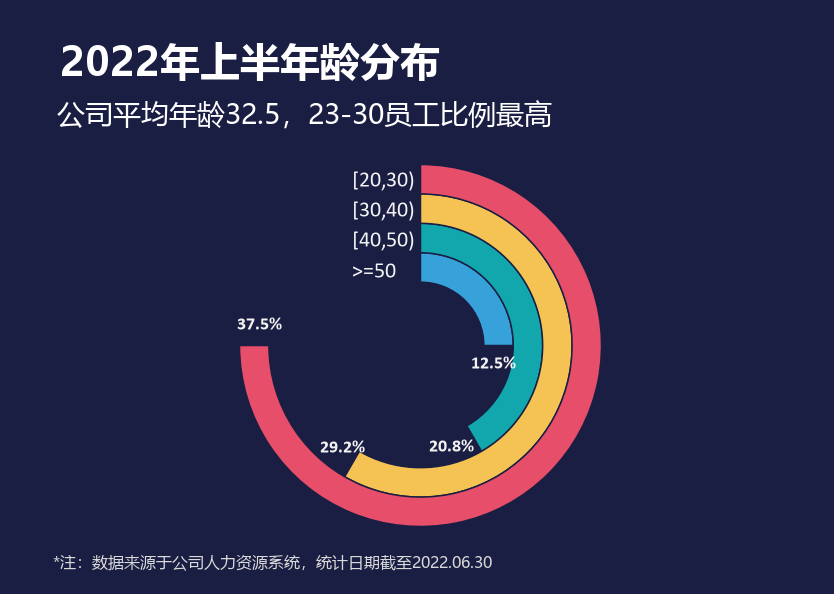

Write the Python code that produced this figure.
# -*- coding: utf-8 -*-
"""图 17 · 玉玦图（年龄分布四层圆环）。

Excel 的构造：4 个系列各 2 个点（占比 + 占位），doughnut holeSize=35。
每个系列先画「占比」，从 12 点方向顺时针铺开，剩余的「占位」为 noFill，
于是四条彩色弧都从顶部起笔、长度按占比。Doughnut 会把每个系列自身归一化，
所以弧长 = 占比 / (占比 + 占位) × 360°。

圆心、半径、角度均从参考图量得：
  圆心 (420.5, 345.5)，外半径 181，hole=35%（内半径 63.35），
  四条弧端点 88.5° / 148.4° / 209.2° / 269.3°（0° 在 12 点、顺时针）。
"""

import numpy as np
import matplotlib.pyplot as plt
from matplotlib.patches import Wedge

import chartkit as kit

W, H = kit.chart_size(17)
CX, CY = 420.5, 345.5
OUTER_R = 181.0
INNER_R = OUTER_R * 0.35
BANDS = 4
BAND = (OUTER_R - INNER_R) / BANDS

# 由内到外：>=50 / [40,50) / [30,40) / [20,30)
COLORS = ["#37A2DA", "#11A7AD", "#F5C353", "#E74E69"]
ENDS = [0.125 / 0.5 * 360, 0.208333 / 0.5 * 360,
        0.291667 / 0.5 * 360, 0.375 / 0.5 * 360]

TEXT = "#F2F2F2"
FOOT = "#D9D9D9"


def main():
    fig = kit.new_figure(W, H)
    ax = fig.add_axes([0, 0, 1, 1])
    ax.set_xlim(0, W)
    ax.set_ylim(H, 0)
    ax.set_aspect("equal")
    ax.axis("off")

    for index, (color, sweep) in enumerate(zip(COLORS, ENDS)):
        radius = INNER_R + (index + 1) * BAND
        # y 轴向下，视觉角度需镜像：从 12 点顺时针 sweep 度
        ax.add_patch(Wedge((CX, CY), radius, -90, sweep - 90, width=BAND,
                           facecolor=color, edgecolor=kit.BACKGROUND,
                           linewidth=1.5 * 0.72, joinstyle="miter"))

    for top, label in zip([170, 200, 230, 261],
                          ["[20,30)", "[30,40)", "[40,50)", ">=50"]):
        ax.text(352, top, label, color=TEXT, fontsize=11 * kit.FONT_SCALE,
                fontfamily=kit.AXIS_FONTS, va="top", ha="left")

    for (x, y), label in [((237, 316), "37.5%"), ((471, 355), "12.5%"),
                          ((429, 438), "20.8%"), ((320, 439), "29.2%")]:
        ax.text(x, y, label, color=TEXT, fontsize=9 * kit.FONT_SCALE,
                fontfamily=kit.AXIS_FONTS, fontweight="bold", va="top", ha="left")

    ax.text(60, 42, "2022年上半年龄分布", color="white",
            fontsize=20 * kit.FONT_SCALE, fontfamily=kit.UI_FONT,
            fontweight="bold", va="top", ha="left")
    ax.text(57, 100, "公司平均年龄32.5，23-30员工比例最高", color="white",
            fontsize=14 * kit.FONT_SCALE, fontfamily=kit.UI_FONT,
            va="top", ha="left")
    ax.text(53, 555, "*注：数据来源于公司人力资源系统，统计日期截至2022.06.30",
            color=FOOT, fontsize=8 * kit.FONT_SCALE, fontfamily=kit.UI_FONT,
            va="top", ha="left")

    kit.save(fig, "chart17_jade_ring.png")
    plt.close(fig)


if __name__ == "__main__":
    main()
